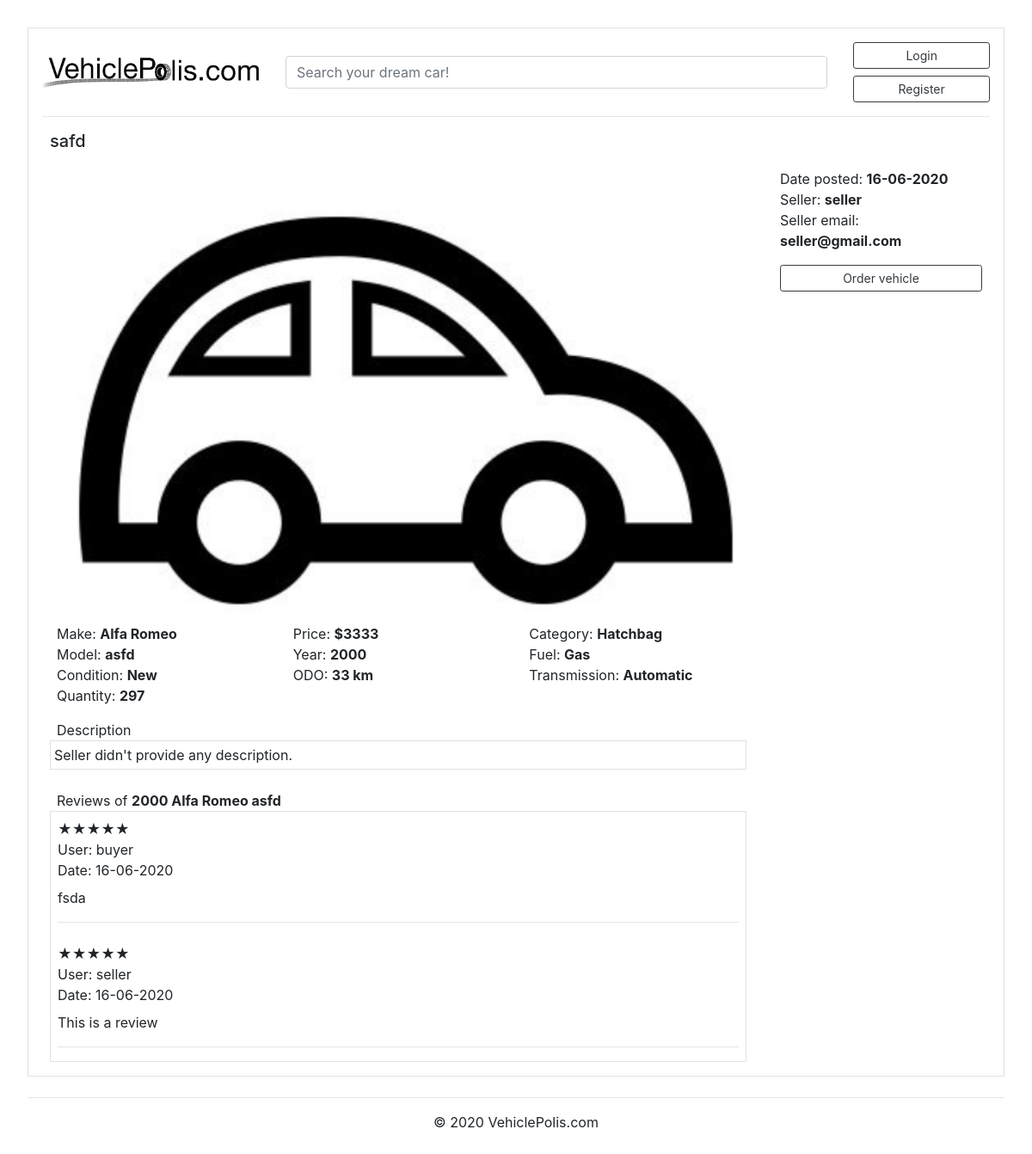
The app's page /item_details/1 with its own data.
### marketplace/models.py (models this page shows, shortened)
class Post(db.Model):
    id = db.Column(db.Integer, primary_key=True)
    condition = db.Column(db.String(100), nullable=False)
    title = db.Column(db.String(100), nullable=False)
    make = db.Column(db.String(100), nullable=False)
    model = db.Column(db.String(100), nullable=False)
    price = db.Column(db.Integer(), nullable=False)
    year = db.Column(db.Integer(), nullable=False)
    ODO = db.Column(db.Integer(), nullable=False)
    category = db.Column(db.String(100), nullable=False)
    fuel = db.Column(db.String(100), nullable=False)
    transmission = db.Column(db.String(100), nullable=False)
    quantity = db.Column(db.Integer(), nullable=False)
    date_posted = db.Column(db.DateTime, nullable=False, default=datetime.now)
    description = db.Column(db.Text, nullable=True)
    image_file = db.Column(db.String(20), nullable=False, default='default.png')
    user_id = db.Column(db.Integer, db.ForeignKey('user.id'), nullable=False)
    orders = db.relationship('Order', backref='item', lazy=True)
    reviews = db.relationship('Review', backref='item', lazy=True)

class User(db.Model, UserMixin):
    id = db.Column(db.Integer, primary_key=True)
    username = db.Column(db.String(20), unique=True, nullable=False)
    email = db.Column(db.String(120), unique=True, nullable=False)
    password = db.Column(db.String(60), nullable=False)
    role = db.Column(db.String(10), unique=False, nullable=False) #not sure about this one, gotta figure out
    contact_number = db.Column(db.String(60), nullable=False)
    posts = db.relationship('Post', backref='author', lazy=True)
    orders = db.relationship('Order', backref='author', lazy=True)
    reviews = db.relationship('Review', backref='author', lazy=True)

class Review(db.Model):
    id = db.Column(db.Integer, primary_key=True)
    ranking = db.Column(db.String(50), nullable=False)
    content = db.Column(db.Text, nullable=False)
    date_posted = db.Column(db.DateTime, nullable=False, default=datetime.now)
    item_id = db.Column(db.Integer, db.ForeignKey('post.id'), nullable=False)
    user_id = db.Column(db.Integer, db.ForeignKey('user.id'), nullable=False)
    order_id = db.Column(db.Integer, db.ForeignKey('order.id'), nullable=False)

### marketplace/routes.py (the view, shortened to what this page needs)
@app.route("/item_details/<int:post_id>", methods=['GET','POST'])
def post(post_id):
    searchform = SearchForm()
    form = ReviewForm()
    post = Post.query.get_or_404(post_id)
    order = Order.query.order_by(Order.id.desc()).first() #ted to posila query na vsechny ordery a vubec se to nefiltruje. Zmenit!!!
    reviews = Review.query.filter(Review.item_id == post_id).order_by(Review.id.desc()).all()
    ordered = ''
    written = 1
    own = ''
    if current_user.is_authenticated:
        ordered = Order.query.filter(Order.item_id == post_id, Order.user_id == current_user.id).first()
        written = Review.query.filter(Review.user_id == current_user.id, Review.item_id == post_id).first()
        own = Post.query.filter(Post.user_id == current_user.id, Post.id == post_id).first()
    return render_template('item_details.html', searchform=searchform, title=post.title, post=post, form=form, reviews=reviews, ordered=ordered, written=written, own=own)

### marketplace/forms.py
class SearchForm(FlaskForm):
    text = StringField('Search')
    submit = SubmitField('Search')

class ReviewForm(FlaskForm):
    ranking = SelectField('Rate it',validators=[DataRequired()], choices=[('★★★★★', '★★★★★'),('★★★★☆', '★★★★☆'),('★★★☆☆', '★★★☆☆'),('★★☆☆☆', '★★☆☆☆'),('★☆☆☆☆', '★☆☆☆☆')])
    content = TextAreaField('Description')
    submit = SubmitField('Post review')

### marketplace/templates/item_details.html (shortened to what this page needs)
{% extends "base.html" %}
{% block content %}
<div class="row">
  <div class="px-4"> <h5>{{ post.title }}</h5></div>
</div>
<div class="row mt-1">
  <div class="col-md-9 pl-4">
    <img class="d-block w-100" src="{{ url_for('static', filename='images/' + post.image_file) }}">
    <div class="row px-2 mt-1">
      <div class="col">
        <p class="mt-2">Make: <strong> {{ post.make }}</strong><br>Model: <strong>{{ post.model }}</strong><br>Condition: <strong>{{ post.condition }}</strong><br>Quantity: <strong>
          {% if post.quantity == 0 %}
            Out of stock
          {% else %}
          {{post.quantity}}
        {% endif %}
      </strong></p>
      </div>
      <div class="col">
        <p class="mt-2">Price: <strong> ${{ post.price }}</strong><br>Year: <strong>{{ post.year }}</strong><br>ODO: <strong>{{ post.ODO }} km</strong></p>
      </div>
      <div class="col">
        <p class="mt-2">Category: <strong> {{ post.category }}</strong><br>Fuel: <strong>{{ post.fuel }}</strong></strong><br>Transmission: <strong>{{ post.transmission }}</strong></p>
      </div>
    </div>
    <div>
      <div class="ml-2">
        Description
      </div>
      <div class="d-flex p-1 bd-highlight border">
        {% if post.description %}
          {{ post.description }}
        {% else %}
         Seller didn't provide any description.
        {% endif %}
      </div>
    </div>
  </div>
  <div class="col-md-3 px-4">
    <p class="mt-2">
      Date posted: <strong> {{ post.date_posted.strftime('%d-%m-%Y') }}</strong><br>Seller: <strong>{{ post.author.username }}</strong><br>Seller email: <strong>{{ post.author.email }}</strong></p>
    {% if not own %}
      <a href="{{ url_for('order_item', post_id=post.id) }}"><button type="button" class="btn btn-outline-dark btn-block btn-sm">Order vehicle</button></a>
    {% endif %}
  </div>
</div>
<div class="row">
  <div class="col-md-9 pl-4">
    <div>
      <div class="ml-2 mt-4">
        Reviews of <strong>{{ post.year }} {{ post.make }} {{ post.model }}</strong>
      </div>
            <div class="border">
              {% for review in reviews %}
              <div class="d-flex p-2 bd-highlight">
                <div>
                  {{review.ranking}}<br>User: {{review.author.username}}<br>Date: {{ review.date_posted.strftime('%d-%m-%Y') }}
                </div>
              </div>
              <div class="mx-2">
                <p>
                  {{review.content}}
                </p>
                <hr>
              </div>
              {% endfor %}
            </div>
    </div>
  </div>
  <div class="col-md-3">
  </div>
</div>
{% endblock content %}

### marketplace/static/CSS/styles.css (style rules this page uses)
body { margin:2rem; }

### records on screen
Post: title "safd", image_file (placeholder picture), make "Alfa Romeo", model "asfd", condition "New", quantity "297", price "3333", year "2000", ODO "33", category "Hatchbag", fuel "Gas", transmission "Automatic", date_posted "16-06-2020"
User: author.username "seller", author.email "seller@gmail.com"
Review: ranking "★★★★★", author.username "buyer", date_posted "16-06-2020", content "fsda"
Review: ranking "★★★★★", author.username "seller", date_posted "16-06-2020", content "This is a review"
